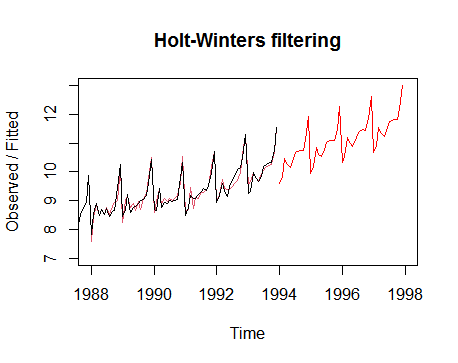

Write the R code that produced this figure.
# Load The Data
sales  <- scan("http://robjhyndman.com/tsdldata/data/fancy.dat")

# Convert The Data To Time Series
sales_time_series<- ts(sales, frequency=12, start=c(1987,1)) 

# Plot The Time Series
plot.ts(souvenirts)


# The Time Series is Multiplication Components so I Will Take The Log
log_time_series<-log(sales_time_series)


# Plot The Log Time Series
plot.ts(log_time_series)

# HoltWinters Model
log_time_series_forecast<-HoltWinters(log_time_series) 
log_time_series_forecast

# Plot The HoltWinters Model
plot(log_time_series_forecast,xlim=c(1988,1998),ylim=c(7,13))

# Predicting for 48 Months by The HoltWinters Model and Plot The predicting
forecasting<-predict(log_time_series_forecast,n.ahead=48)
lines(forecasting,col="red")
